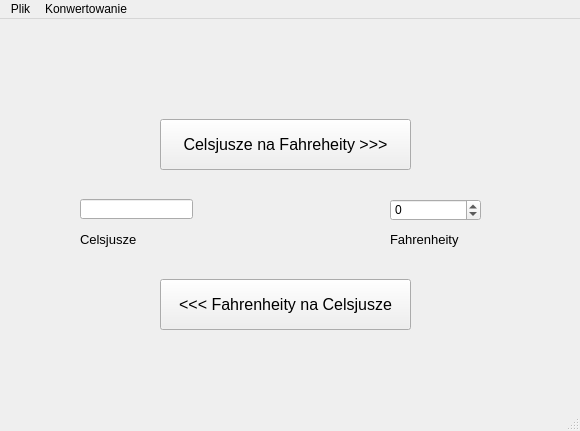
<?xml version="1.0" encoding="UTF-8"?>
<ui version="4.0">
 <class>MainWindow</class>
 <widget class="QMainWindow" name="MainWindow">
  <property name="geometry">
   <rect>
    <x>0</x>
    <y>0</y>
    <width>580</width>
    <height>431</height>
   </rect>
  </property>
  <property name="windowTitle">
   <string>MainWindow</string>
  </property>
  <widget class="QWidget" name="centralwidget">
   <widget class="QPushButton" name="btnCnaF">
    <property name="geometry">
     <rect>
      <x>160</x>
      <y>100</y>
      <width>251</width>
      <height>51</height>
     </rect>
    </property>
    <property name="font">
     <font>
      <pointsize>12</pointsize>
     </font>
    </property>
    <property name="text">
     <string>Celsjusze na Fahreheity &gt;&gt;&gt;</string>
    </property>
   </widget>
   <widget class="QPushButton" name="btnFnaC">
    <property name="geometry">
     <rect>
      <x>160</x>
      <y>260</y>
      <width>251</width>
      <height>51</height>
     </rect>
    </property>
    <property name="font">
     <font>
      <pointsize>12</pointsize>
     </font>
    </property>
    <property name="text">
     <string>&lt;&lt;&lt; Fahrenheity na Celsjusze</string>
    </property>
   </widget>
   <widget class="QLineEdit" name="editCel">
    <property name="geometry">
     <rect>
      <x>80</x>
      <y>180</y>
      <width>113</width>
      <height>20</height>
     </rect>
    </property>
   </widget>
   <widget class="QSpinBox" name="spinFahr">
    <property name="geometry">
     <rect>
      <x>390</x>
      <y>180</y>
      <width>91</width>
      <height>22</height>
     </rect>
    </property>
    <property name="minimum">
     <number>-1000</number>
    </property>
    <property name="maximum">
     <number>100000</number>
    </property>
   </widget>
   <widget class="QLabel" name="label">
    <property name="geometry">
     <rect>
      <x>80</x>
      <y>210</y>
      <width>61</width>
      <height>21</height>
     </rect>
    </property>
    <property name="font">
     <font>
      <pointsize>10</pointsize>
     </font>
    </property>
    <property name="text">
     <string>Celsjusze</string>
    </property>
   </widget>
   <widget class="QLabel" name="label_2">
    <property name="geometry">
     <rect>
      <x>390</x>
      <y>210</y>
      <width>81</width>
      <height>21</height>
     </rect>
    </property>
    <property name="font">
     <font>
      <pointsize>10</pointsize>
     </font>
    </property>
    <property name="text">
     <string>Fahrenheity</string>
    </property>
   </widget>
  </widget>
  <widget class="QMenuBar" name="menubar">
   <property name="geometry">
    <rect>
     <x>0</x>
     <y>0</y>
     <width>580</width>
     <height>21</height>
    </rect>
   </property>
   <widget class="QMenu" name="menuPlik">
    <property name="title">
     <string>Plik</string>
    </property>
    <addaction name="actionZako_cz"/>
   </widget>
   <widget class="QMenu" name="menuKonwertowanie">
    <property name="title">
     <string>Konwertowanie</string>
    </property>
    <addaction name="actionC_na_F"/>
    <addaction name="actionF_na_C"/>
   </widget>
   <addaction name="menuPlik"/>
   <addaction name="menuKonwertowanie"/>
  </widget>
  <widget class="QStatusBar" name="statusbar"/>
  <action name="actionC_na_F">
   <property name="text">
    <string>C na F</string>
   </property>
  </action>
  <action name="actionF_na_C">
   <property name="text">
    <string>F na C</string>
   </property>
  </action>
  <action name="actionZako_cz">
   <property name="text">
    <string>Zakończ</string>
   </property>
  </action>
 </widget>
 <resources/>
 <connections/>
</ui>
